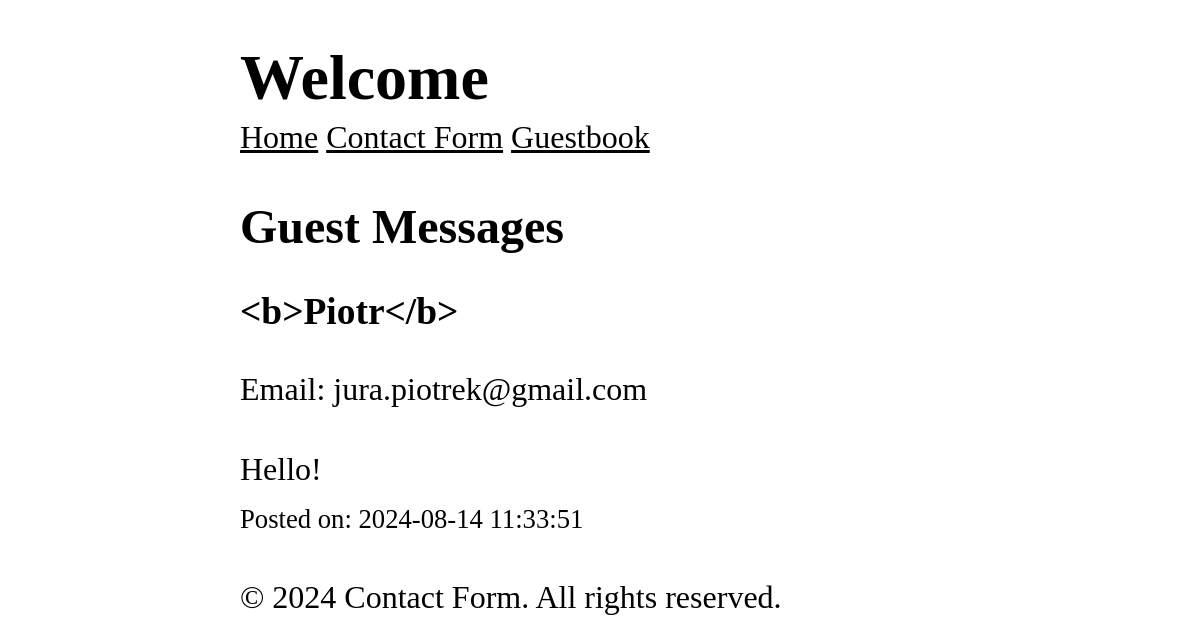
The app's page /guestbook, older data.
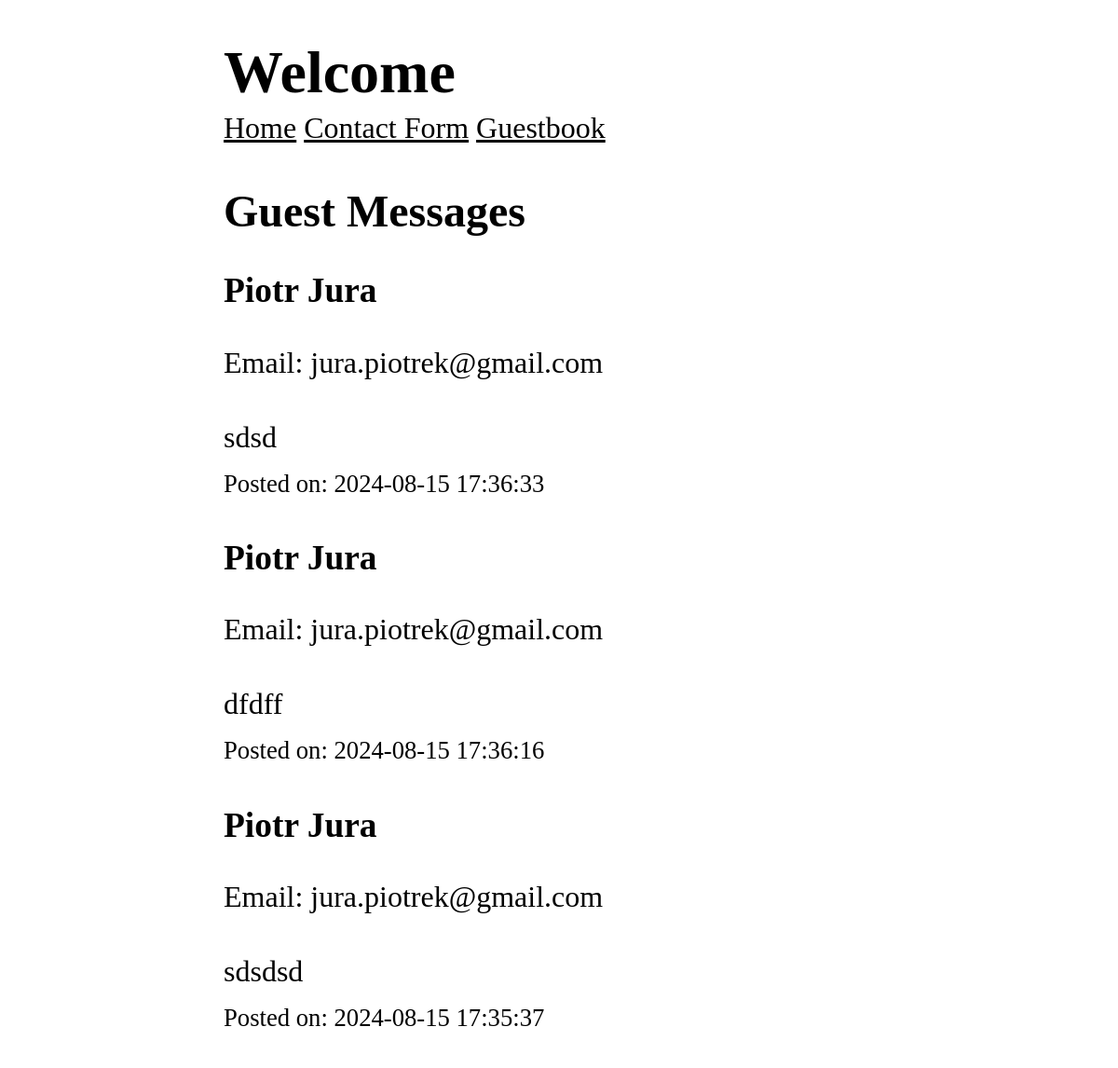
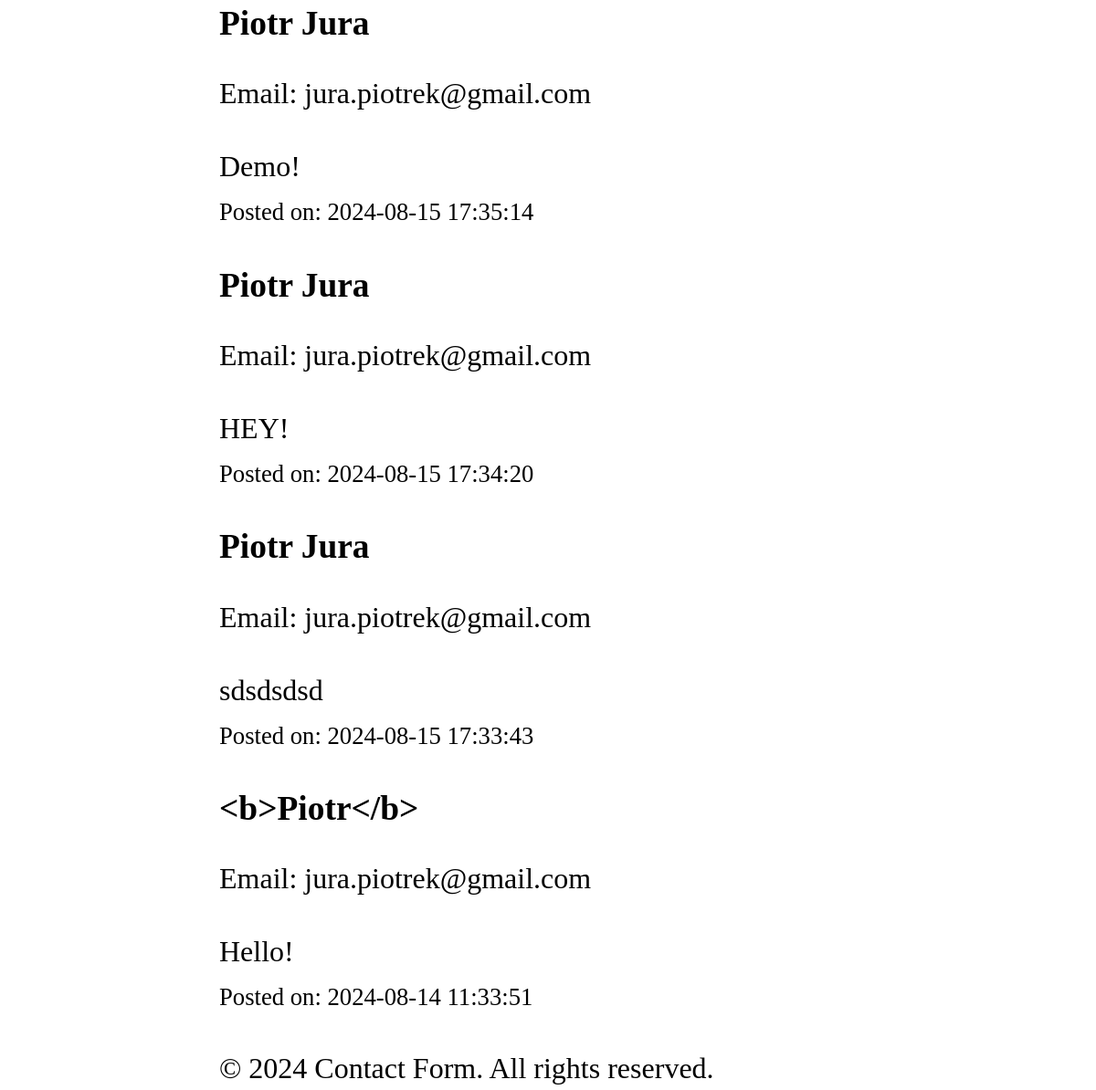
The same page, newer data (2 pictures, top to bottom).
### tables this page shows
CREATE TABLE messages (
  id INTEGER PRIMARY KEY AUTOINCREMENT,
  name TEXT NOT NULL,
  email TEXT NOT NULL,
  message TEXT NOT NULL,
  created_at TIMESTAMP DEFAULT CURRENT_TIMESTAMP
);

### includes/view.php (called while the page is built, shortened)
<?php
function renderView(string $template, array $data = []): void {
  include TEMPLATES_DIR . '/header.php';
  include TEMPLATES_DIR . '/' . $template . '.php';
  include TEMPLATES_DIR . '/footer.php';
}

### routes/guestbook_get.php (called while the page is built)
<?php
$messages = getMessages(connectDb());
renderView(
  template: 'guestbook_get',
  data: ['messages' => $messages]
);

### public/index.php (called while the page is built, shortened)
<?php
dispatch($_SERVER['REQUEST_URI'], $_SERVER['REQUEST_METHOD']);

### includes/db.php (called while the page is built, shortened)
<?php
function connectDb(): PDO {
  $pdo = new PDO('sqlite:' . DB_DIR . '/' . 'db.sqlite');
  $pdo->setAttribute(PDO::ATTR_ERRMODE, PDO::ERRMODE_EXCEPTION);
  return $pdo;
}
function getMessages(PDO $pdo): array {
  $sql = "SELECT * FROM messages ORDER BY created_at DESC";
  $stmt = $pdo->query($sql);
  return $stmt->fetchAll(PDO::FETCH_ASSOC);
}

### templates/guestbook_get.php (the view)
<?php
$messages = $data['messages'];
?>
<section>
  <h2>Guest Messages</h2>
  <?php if (empty($messages)): ?>
    <p>No messages yet. Be the first to leave a message</p>
  <?php else: ?>
    <?php foreach ($messages as $message): ?>
      <h3>
        <?=htmlspecialchars($message['name'])?>
      </h3>
      <p>Email: <?=htmlspecialchars($message['email'])?></p>
      <p><?=nl2br(htmlspecialchars($message['message']))?></p>
      <small>Posted on: <?=htmlspecialchars($message['created_at'])?></small>
    <?php endforeach ?>
  <?php endif; ?>
</section>

### includes/router.php (shortened to what this page needs)
<?php
function normalizeUri(string $uri): string {
  $uri = strtolower(trim($uri, '/'));
  return $uri === INDEX_URI ? INDEX_ROUTE : $uri;
}
function getFilePath(string $uri, string $method): string {
  return ROUTES_DIR . '/' . normalizeUri($uri) . '_' . strtolower($method) . '.php';
}
function dispatch(string $uri, string $method): void {
  $uri = normalizeUri($uri);
  $method = strtoupper($method);
  $filePath = getFilePath($uri, $method);
  if (file_exists($filePath)) {
    include($filePath);
    return;
  }
}

### templates/header.php (shortened to what this page needs)
<!DOCTYPE html>
<html lang="en">
<head>
</head>
<body>
  <header>
    <h1>Welcome</h1>
  </header>
  <nav>
    <a href="/">Home</a>
    <a href="/contact">Contact Form</a>
    <a href="/guestbook">Guestbook</a>
  </nav>
  <main>

### templates/footer.php
  </main>
  <footer>
    <p>
      &copy; <?=date('Y')?> Contact Form. All rights reserved.
    </p>
  </footer>
</body>

### templates/header.php (style rules this page uses)
*, *::before, *::after { box-sizing: border-box; }
html { -moz-text-size-adjust: none; -webkit-text-size-adjust: none; text-size-adjust: none; }
body, h1, h2, h3, h4, p, figure, blockquote, dl, dd { margin-block-end: 0; }
body { min-height: 100vh; line-height: 1.5; max-width: 60%; margin-left: auto; margin-right: auto; font-size: 2em; }
h1, h2, h3, h4, button, input, label { line-height: 1.1; }
h1, h2, h3, h4 { text-wrap: balance; }
a:not([class]) { text-decoration-skip-ink: auto; color: currentColor; }

Row changes from the older to the newer data that the page shows:
added messages: name "Piotr Jura", email "jura.piotrek@gmail.com", message "sdsd", created_at "2024-08-15 17:36:33"
added messages: name "Piotr Jura", email "jura.piotrek@gmail.com", message "dfdff", created_at "2024-08-15 17:36:16"
added messages: name "Piotr Jura", email "jura.piotrek@gmail.com", message "sdsdsd", created_at "2024-08-15 17:35:37"
added messages: name "Piotr Jura", email "jura.piotrek@gmail.com", message "Demo!", created_at "2024-08-15 17:35:14"
added messages: name "Piotr Jura", email "jura.piotrek@gmail.com", message "HEY!", created_at "2024-08-15 17:34:20"
added messages: name "Piotr Jura", email "jura.piotrek@gmail.com", message "sdsdsdsd", created_at "2024-08-15 17:33:43"
